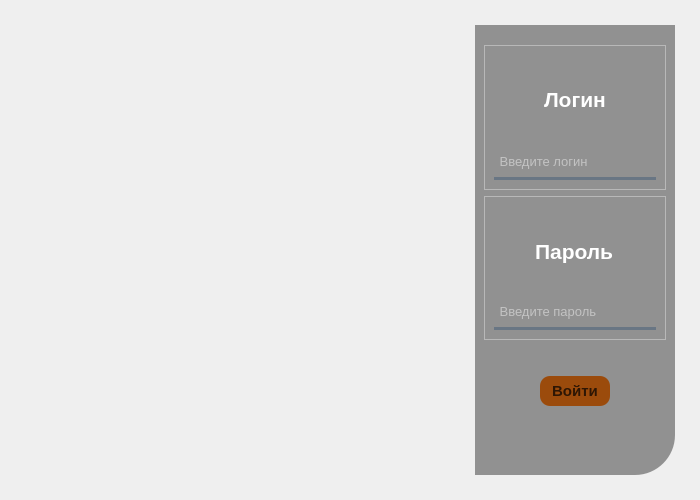
<?xml version="1.0" encoding="UTF-8"?>
<ui version="4.0">
 <class>Form</class>
 <widget class="QWidget" name="Form">
  <property name="geometry">
   <rect>
    <x>0</x>
    <y>0</y>
    <width>700</width>
    <height>500</height>
   </rect>
  </property>
  <property name="minimumSize">
   <size>
    <width>700</width>
    <height>500</height>
   </size>
  </property>
  <property name="windowTitle">
   <string>Form</string>
  </property>
  <property name="styleSheet">
   <string notr="true">QFrame#frame{
	border-image: url(:/icons/icons/mchs1.jpg);
border-top-left-radius: 80px;
border-bottom-right-radius: 40px;
}

QFrame#frame_2{
background-color: rgba(0, 0, 0, 100);
border-bottom-right-radius: 40px;
}
</string>
  </property>
  <layout class="QVBoxLayout" name="verticalLayout_2">
   <item>
    <widget class="QWidget" name="widget" native="true">
     <layout class="QVBoxLayout" name="verticalLayout">
      <item>
       <widget class="QFrame" name="frame">
        <property name="styleSheet">
         <string notr="true"/>
        </property>
        <property name="frameShape">
         <enum>QFrame::StyledPanel</enum>
        </property>
        <property name="frameShadow">
         <enum>QFrame::Raised</enum>
        </property>
        <layout class="QHBoxLayout" name="horizontalLayout">
         <property name="spacing">
          <number>0</number>
         </property>
         <property name="topMargin">
          <number>5</number>
         </property>
         <property name="rightMargin">
          <number>5</number>
         </property>
         <property name="bottomMargin">
          <number>5</number>
         </property>
         <item alignment="Qt::AlignRight">
          <widget class="QFrame" name="frame_2">
           <property name="minimumSize">
            <size>
             <width>200</width>
             <height>0</height>
            </size>
           </property>
           <property name="styleSheet">
            <string notr="true"/>
           </property>
           <property name="frameShape">
            <enum>QFrame::StyledPanel</enum>
           </property>
           <property name="frameShadow">
            <enum>QFrame::Raised</enum>
           </property>
           <layout class="QVBoxLayout" name="verticalLayout_3">
            <property name="topMargin">
             <number>0</number>
            </property>
            <item alignment="Qt::AlignRight">
             <widget class="QPushButton" name="btn_close">
              <property name="styleSheet">
               <string notr="true">QPushButton {
border-radius: 5px;
}

QPushButton:Hover {
	background-color: rgba(91, 91, 91, 150);
border-radius: 5px;
}</string>
              </property>
              <property name="text">
               <string/>
              </property>
              <property name="icon">
               <iconset resource="log_res.qrc">
                <normaloff>:/icons/icons/close.png</normaloff>:/icons/icons/close.png</iconset>
              </property>
              <property name="iconSize">
               <size>
                <width>24</width>
                <height>24</height>
               </size>
              </property>
              <property name="shortcut">
               <string>Esc</string>
              </property>
             </widget>
            </item>
            <item>
             <widget class="QFrame" name="frame_3">
              <property name="frameShape">
               <enum>QFrame::StyledPanel</enum>
              </property>
              <property name="frameShadow">
               <enum>QFrame::Raised</enum>
              </property>
              <layout class="QVBoxLayout" name="verticalLayout_5">
               <property name="spacing">
                <number>10</number>
               </property>
               <item alignment="Qt::AlignHCenter">
                <widget class="QLabel" name="label">
                 <property name="font">
                  <font>
                   <pointsize>16</pointsize>
                   <italic>false</italic>
                   <bold>true</bold>
                   <underline>false</underline>
                  </font>
                 </property>
                 <property name="styleSheet">
                  <string notr="true">color: rgb(255, 255, 255);</string>
                 </property>
                 <property name="text">
                  <string>Логин</string>
                 </property>
                </widget>
               </item>
               <item>
                <widget class="QLineEdit" name="lineEdit_login">
                 <property name="font">
                  <font>
                   <pointsize>10</pointsize>
                  </font>
                 </property>
                 <property name="styleSheet">
                  <string notr="true">background-color: rgba(0, 0, 0, 0);
border: none;
border-radius: none;
border-bottom: 3px solid rgba(105, 118, 132, 255);
color: rgba(255, 255, 255, 230);
padding-bottom:7px;
</string>
                 </property>
                 <property name="text">
                  <string/>
                 </property>
                 <property name="placeholderText">
                  <string> Введите логин</string>
                 </property>
                </widget>
               </item>
              </layout>
             </widget>
            </item>
            <item>
             <widget class="QFrame" name="frame_4">
              <property name="frameShape">
               <enum>QFrame::StyledPanel</enum>
              </property>
              <property name="frameShadow">
               <enum>QFrame::Raised</enum>
              </property>
              <layout class="QVBoxLayout" name="verticalLayout_4">
               <item alignment="Qt::AlignHCenter">
                <widget class="QLabel" name="label_2">
                 <property name="font">
                  <font>
                   <pointsize>16</pointsize>
                   <italic>false</italic>
                   <bold>true</bold>
                   <underline>false</underline>
                  </font>
                 </property>
                 <property name="styleSheet">
                  <string notr="true">color: rgb(255, 255, 255);</string>
                 </property>
                 <property name="text">
                  <string>Пароль</string>
                 </property>
                </widget>
               </item>
               <item>
                <widget class="QLineEdit" name="lineEdit_password">
                 <property name="font">
                  <font>
                   <pointsize>10</pointsize>
                  </font>
                 </property>
                 <property name="styleSheet">
                  <string notr="true">background-color: rgba(0, 0, 0, 0);
border: none;
border-radius: none;
border-bottom: 3px solid rgba(105, 118, 132, 255);
color: rgba(255, 255, 255, 230);
padding-bottom:7px;
</string>
                 </property>
                 <property name="text">
                  <string/>
                 </property>
                 <property name="echoMode">
                  <enum>QLineEdit::Password</enum>
                 </property>
                 <property name="placeholderText">
                  <string> Введите пароль</string>
                 </property>
                </widget>
               </item>
              </layout>
             </widget>
            </item>
            <item>
             <spacer name="verticalSpacer">
              <property name="orientation">
               <enum>Qt::Vertical</enum>
              </property>
              <property name="sizeType">
               <enum>QSizePolicy::Fixed</enum>
              </property>
              <property name="sizeHint" stdset="0">
               <size>
                <width>20</width>
                <height>30</height>
               </size>
              </property>
             </spacer>
            </item>
            <item alignment="Qt::AlignHCenter">
             <widget class="QPushButton" name="btn_signin">
              <property name="minimumSize">
               <size>
                <width>70</width>
                <height>30</height>
               </size>
              </property>
              <property name="font">
               <font>
                <pointsize>11</pointsize>
                <bold>true</bold>
               </font>
              </property>
              <property name="styleSheet">
               <string notr="true">QPushButton {
	background-color: rgb(155, 75, 12);
color: rgba(0, 0, 0, 200);
border-radius: 10px;
	color: rgba(0, 0, 0, 180);
}

QPushButton:Hover {
	background-color: rgb(255, 124, 20);
color: rgba(0, 0, 0, 200);
border-radius: 10px;
	color: rgba(0, 0, 0, 255);
}

QPushButton:Pressed {
	background-color: rgb(255, 124, 20);
color: rgba(0, 0, 0, 200);
border-radius: 5px;
color: rgba(0, 0, 0, 255);
}

</string>
              </property>
              <property name="text">
               <string>Войти</string>
              </property>
              <property name="shortcut">
               <string>Return</string>
              </property>
             </widget>
            </item>
            <item>
             <spacer name="verticalSpacer_2">
              <property name="orientation">
               <enum>Qt::Vertical</enum>
              </property>
              <property name="sizeType">
               <enum>QSizePolicy::Fixed</enum>
              </property>
              <property name="sizeHint" stdset="0">
               <size>
                <width>20</width>
                <height>60</height>
               </size>
              </property>
             </spacer>
            </item>
           </layout>
          </widget>
         </item>
        </layout>
       </widget>
      </item>
     </layout>
    </widget>
   </item>
  </layout>
 </widget>
 <resources>
  <include location="log_res.qrc"/>
 </resources>
 <connections/>
</ui>
